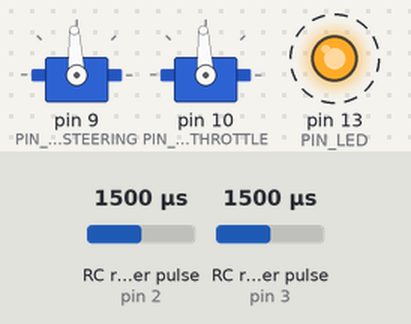
Bench run of a sketch on a simulated Arduino Uno, built with avr-gcc and run on an emulated ATmega328P. On the bench: 2 × servo, output pins drawn as LEDs (lit = HIGH). Wiring (inferred from the names in the program): 2 × RC receiver channel: data pin 2 / data pin 3. Dashed ring = blinking. The test bench sets the inputs (shaded band); at power-on: RC receiver pulse (sensors on pin 2, pin 3) 1500 µs. The ROS host is connected and sends only what is stated.

Above: at 1.09 s.
1.3 s: RC receiver pulse (sensor on pin 2) set to 1020 µs
At 2.6 s:
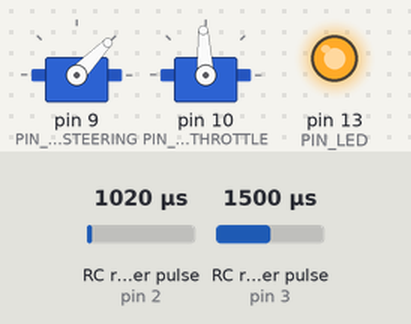
4.3 s: RC receiver pulse (sensor on pin 3) set to 1020 µs
At 7.0 s:
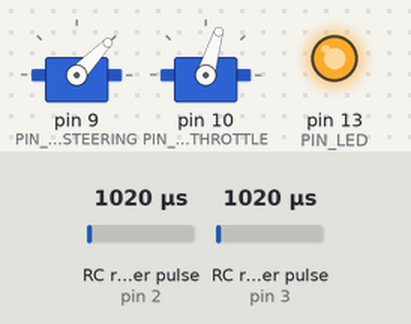
7.3 s: RC receiver pulse (sensor on pin 2) set to 1390 µs
At 9.1 s:
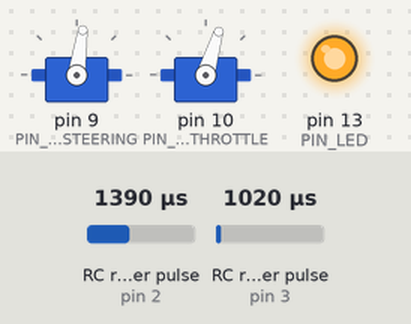
10.0 s: RC receiver pulse (sensor on pin 3) set to 1390 µs
At 10.3 s:
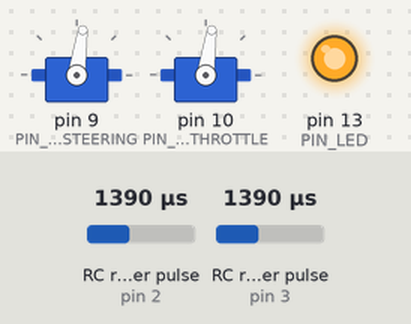
13.0 s: RC receiver pulse (sensor on pin 2) set to 1250 µs
At 15.0 s:
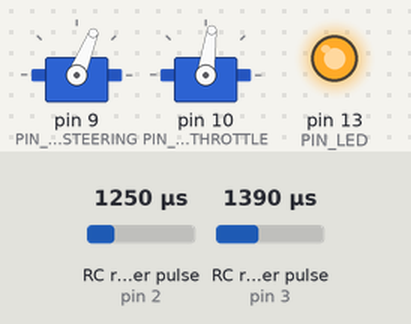
16.0 s: RC receiver pulse (sensor on pin 3) set to 1371 µs
19.0 s: RC receiver pulse (sensor on pin 3) set to 1351 µs
Timing chart, 0 to 22.0 s (numbered marks = the images above; inputs shaded):
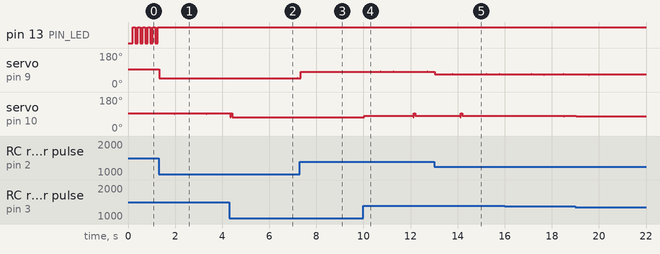

Measured:
- after the input at 1.3 s, pin 13 (PIN_LED): stops changing and stays HIGH
- after the input at 4.3 s, servo on pin 9 (PIN_OUTPUT_STEERING): 46° → 47° after 2.3 s, → 46° 0.02 s later, → 48° 0.52 s later, → 46° 0.02 s later
- after the input at 7.3 s, servo on pin 9 (PIN_OUTPUT_STEERING): 46° → 82° at once
- after the input at 10.0 s, servo on pin 10 (PIN_OUTPUT_THROTTLE): 73° → 82° at once, → 93° 2.1 s later, → 82° 0.10 s later
- after the input at 13.0 s, servo on pin 10 (PIN_OUTPUT_THROTTLE): goes on until 14.2 s, then stays 82°
- by itself, pin 13 (PIN_LED): alternates HIGH for 0.11 s and LOW for 0.11 s

The sketch:

steering_node.ino
```cpp
/*
   Raceing car steering
   - receives commands from the '/racer/commands' topic from ROS through serial port
   - translates throttle and steering commands into servo control
   - if the user takes over control using the RC controler, the PWM signals are forwarded to the servos
     and the corresponding messages are published in the `/racer/commands` topic and any further commands
     received through this topic are ignored

   Please make sure you have installed the `ros_lib` library for running ROS node on an Arduino with the
   `ros-kinetic-angles` package installed (so the `geometry_msgs/Twist.h` header file is available).
*/

#include <ros.h>
#include <geometry_msgs/Twist.h>
#include <std_msgs/Int32.h>
#include <Servo.h>

#include "./utils.h"
#include "./driving_logic.h"

#define PIN_OUTPUT_THROTTLE 10
#define PIN_OUTPUT_STEERING 9
#define PIN_LED 13

#define DRIVING_TOPIC "/racer/commands"

int blinking_counter = 0;

ros::NodeHandle node_handle;
geometry_msgs::Twist manual_driving_msg;
std_msgs::Int32 pwm_msg;

ros::Publisher manual_driving(DRIVING_TOPIC, &manual_driving_msg);
ros::Publisher pwm_pub("/racer/pwm", &pwm_msg);
ros::Subscriber<geometry_msgs::Twist> driving(DRIVING_TOPIC, &drive_callback);

Servo servo_steering;
Servo servo_throttle;

void setup() {
  node_handle.initNode();
  node_handle.advertise(manual_driving);
  node_handle.advertise(pwm_pub);
  node_handle.subscribe(driving);

  attach_rc_input_interrupts();
  init_driving_logic();

  servo_steering.attach(PIN_OUTPUT_STEERING);
  servo_throttle.attach(PIN_OUTPUT_THROTTLE);

  pinMode(PIN_LED, OUTPUT);
  digitalWrite(PIN_LED, LOW);
}

void loop() {
  node_handle.spinOnce();

  int steering_pwm, throttle_pwm;
  select_inputs(&steering_pwm, &throttle_pwm);

  servo_steering.writeMicroseconds(steering_pwm);

  if (!reverse && throttle_pwm < (int)THROTTLE_NONE_PWM - (int)PWM_OFF_CENTER_TOLERANCE) {
    // switching into reverse is a bit more complicated than just setting PWM between THROTTLE_REVERSE_PWM and THROTTLE_NONE_PWM
    // the PWM has to be set to THROTTLE_REVERSE_PWM for a while, then return back to THROTTLE_NONE_PWM and then go to the `autonomous_throttle` value
    // this will dealy the algorithm a bit and it will
    servo_throttle.writeMicroseconds(THROTTLE_REVERSE_PWM);
    delay(1 * DUTY_CYCLE_MS);
    servo_throttle.writeMicroseconds(THROTTLE_NONE_PWM);
    delay(3 * DUTY_CYCLE_MS); // 3 was the minimum constant which worked for me
  }

  pwm_msg.data = throttle_pwm;
  pwm_pub.publish(&pwm_msg);

  servo_throttle.writeMicroseconds(throttle_pwm);
  reverse = throttle_pwm < (int)THROTTLE_NONE_PWM - (int)PWM_OFF_CENTER_TOLERANCE;

  if (!autonomous_mode) {
    // translate the RC controller inputs into steering commands
    manual_driving_msg.linear.x = fmap(throttle_pwm, THROTTLE_REVERSE_PWM, THROTTLE_FORWARD_PWM, -1.0, 1.0);
    manual_driving_msg.angular.z = -1 * fmap(steering_pwm, STEERING_LEFT_PWM, STEERING_RIGHT_PWM, -1.0, 1.0);
    manual_driving.publish(&manual_driving_msg);
  } else if (++blinking_counter % 5 == 0) {
    digitalWrite(PIN_LED, blinking_counter % 10 == 0 ? HIGH : LOW);
  }

  delay(DUTY_CYCLE_MS);
}
```

driving_logic.h
```cpp
#pragma once

#include <ros.h>
#include <geometry_msgs/Twist.h>

#include "./utils.h"
#include "./rc_input.h"

bool autonomous_mode, reverse;
bool has_autonomous_steering_data;
int autonomous_steering_angle, autonomous_throttle;

void init_driving_logic() {
  has_autonomous_steering_data = false;
  autonomous_mode = true;
  reverse = false;
  autonomous_steering_angle = STEERING_CENTER_PWM;
  autonomous_throttle = THROTTLE_NONE_PWM;
}

void drive_callback(const geometry_msgs::Twist& twist_msg) {
  has_autonomous_steering_data = true;
  autonomous_steering_angle = fmap(twist_msg.angular.z, -1.0, 1.0, STEERING_RIGHT_PWM, STEERING_LEFT_PWM);

  double throttle = twist_msg.linear.x;
  if (abs(throttle) < 0.025) {
    autonomous_throttle = THROTTLE_NONE_PWM;
  } else if (throttle > 0) {
    autonomous_throttle = fmap(throttle, 0.0, 1.0, THROTTLE_MIN_FORWARD_PWM, THROTTLE_FORWARD_PWM);
  } else {
    autonomous_throttle = fmap(throttle, 0.0, -1.0, THROTTLE_MIN_REVERSE_PWM, THROTTLE_REVERSE_PWM);
  }
}

bool is_offcenter(const int value, int center_pwm) {
  return abs(value - center_pwm) > (int)PWM_OFF_CENTER_TOLERANCE;
}

void select_inputs(int* steering_pwm, int* throttle_pwm) {
  *steering_pwm = rc_input[STEERING];
  *throttle_pwm = min(THROTTLE_FORWARD_PWM, max(THROTTLE_REVERSE_PWM, rc_input[THROTTLE])); // simulate the capabilities of the autonomous mode

  if (autonomous_mode) {
    if (is_offcenter(*steering_pwm, (int)STEERING_CENTER_PWM) || is_offcenter(*throttle_pwm, (int)THROTTLE_NONE_PWM)) {
      // user took control over the vehicle
      autonomous_mode = false;
    } else if (has_autonomous_steering_data) {
      *steering_pwm = autonomous_steering_angle;
      *throttle_pwm = autonomous_throttle;
    }
  }
}
```

rc_input.h
```cpp
#pragma once

/*
 * Code was inspired by https://github.com/xkam1x/Arduino-PWM-Reader/blob/master/PWM.cpp
 * - I modified the library code because it allocated too much memory (the state for 20 pins, I need just 2)
 */

#define STEERING 0
#define THROTTLE 1

unsigned long rc_input_time[2];
unsigned int rc_input[2];
bool rc_input_state[2];

int pins[2];

void rc_input_changed(int input) {
  unsigned long now = micros();
  bool state_now = digitalRead(pins[input]);
  if (state_now != rc_input_state[input]) {
    if (state_now == HIGH) {
      // start the stopwatch when the voltage is HIGH
      rc_input_time[input] = now;
    } else {
      // when the voltage drops to LOW, measure how long it was HIGH
      // => that's the width of the PWM pulse
      rc_input[input] = (unsigned int)(now - rc_input_time[input]);
    }

    rc_input_state[input] = state_now;
  }
}

void rc_input_steering_changed() {
  rc_input_changed(STEERING);
}

void rc_input_throttle_changed() {
  rc_input_changed(THROTTLE);
}

#define PIN_RC_INPUT_THROTTLE 3
#define PIN_RC_INPUT_STEERING 2

void attach_rc_input_interrupts() {
  pins[STEERING] = PIN_RC_INPUT_STEERING;
  pins[THROTTLE] = PIN_RC_INPUT_THROTTLE;

  pinMode(PIN_RC_INPUT_STEERING, INPUT);
  pinMode(PIN_RC_INPUT_THROTTLE, INPUT);

  // read the initial state
  rc_input_state[STEERING] = digitalRead(pins[STEERING]);
  rc_input_state[THROTTLE] = digitalRead(pins[THROTTLE]);

  rc_input[STEERING] = STEERING_CENTER_PWM;
  rc_input[THROTTLE] = THROTTLE_NONE_PWM;

  attachInterrupt(digitalPinToInterrupt(PIN_RC_INPUT_STEERING), rc_input_steering_changed, CHANGE);
  attachInterrupt(digitalPinToInterrupt(PIN_RC_INPUT_THROTTLE), rc_input_throttle_changed, CHANGE);
}

void detach_rc_input_interrupts() {
  detachInterrupt(digitalPinToInterrupt(PIN_RC_INPUT_STEERING));
  detachInterrupt(digitalPinToInterrupt(PIN_RC_INPUT_THROTTLE));
}
```

utils.h
```cpp
#pragma once

#define DUTY_CYCLE_MS 20

#define STEERING_LEFT_PWM 1200
#define STEERING_CENTER_PWM 1500
#define STEERING_RIGHT_PWM 1800

#define THROTTLE_REVERSE_PWM 1300
#define THROTTLE_MIN_REVERSE_PWM 1380
#define THROTTLE_NONE_PWM 1500
#define THROTTLE_MIN_FORWARD_PWM 1600
#define THROTTLE_FORWARD_PWM 1800

#define PWM_OFF_CENTER_TOLERANCE 100

double fmap(double value, double in_min, double in_max, double out_min, double out_max) {
  value = constrain(value, in_min, in_max);
  return (value - in_min) * (out_max - out_min) / (in_max - in_min) + out_min;
}
```
